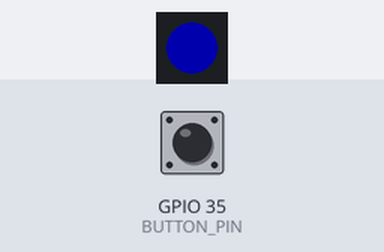
The sketch below on a simulated ESP32. On the bench: 1 RGB LEDs in strip order, left to right. The test bench sets the inputs (shaded band); at power-on: GPIO 35 (BUTTON_PIN) HIGH. Dim RGB values are drawn brighter than linear; WiFi joins after 1.5 s; servers stay silent unless stated; I2S audio is not simulated (input reads silence); what the sketch prints to the serial monitor is not drawn.

Above: at 2.9 s.
3.0 s: GPIO 35 (BUTTON_PIN) pulled LOW for 0.15 s
At 3.1 s:
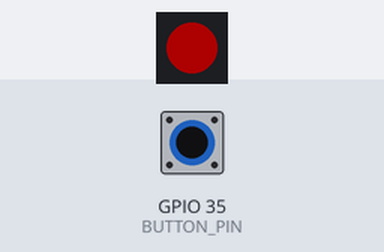
4.7 s: GPIO 35 (BUTTON_PIN) pulled LOW for 3.2 s
At 8.5 s:
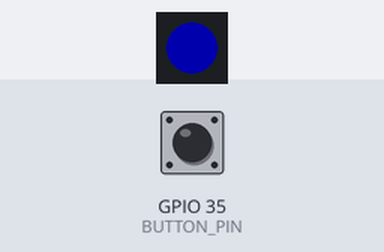
Timing chart, 0 to 10.0 s (numbered marks = the images above; inputs shaded):
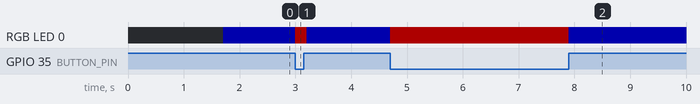

Measured:
- after the input at 3.0 s, RGB LED 0: RGB(0, 0, 50) → RGB(50, 0, 0) at once, → RGB(0, 0, 50) 0.20 s later
- after the input at 4.7 s, RGB LED 0: RGB(0, 0, 50) → RGB(50, 0, 0) at once, → RGB(0, 0, 50) 3.2 s later

The sketch:

code.ino
```cpp
#include <driver/i2s.h>
#include <WiFi.h>
#include <ArduinoWebsockets.h>
#include <Adafruit_NeoPixel.h>


// Shared clock pins
#define I2S_BCK         (GPIO_NUM_5)
#define I2S_WS          (GPIO_NUM_6)

// Separate data pins
#define I2S_SPK_DATA    (GPIO_NUM_7)
#define I2S_MIC_DATA    (GPIO_NUM_17)


#define BUTTON_PIN 35
#define RGB_BUILTIN 48
#define NUM_PIXELS 1

#define I2S_PORT I2S_NUM_0
#define SAMPLE_RATE     44100  // Changed from 16000
#define bufferLen       1024  // Increased from 64
#define bufferCnt       10     // Changed from 8

// Global variables
int16_t sBuffer[bufferLen];
bool isRecording = false;
bool isPlaying = false;
bool isWebSocketConnected = false;

Adafruit_NeoPixel pixels(NUM_PIXELS, RGB_BUILTIN, NEO_GRB + NEO_KHZ800);

const char* ssid = "xxxx";
const char* password = "xxxx";
const char* websocket_server_host = "xxxx";
const uint16_t websocket_server_port = 8888;

using namespace websockets;
WebsocketsClient client;

void updateLED() {
    if (isRecording) {
        pixels.setPixelColor(0, pixels.Color(255, 0, 0));  // Red when recording
    } else if (isPlaying) {
        pixels.setPixelColor(0, pixels.Color(0, 255, 0));  // Green when playing
    } else {
        pixels.setPixelColor(0, pixels.Color(0, 0, 255));  // Blue when idle
    }
    pixels.show();
}


void i2s_install() {
    const i2s_config_t i2s_config = {
        .mode = (i2s_mode_t)(I2S_MODE_MASTER | I2S_MODE_RX | I2S_MODE_TX),
        .sample_rate = 44100,  // Changed from 16000 to 44100
        .bits_per_sample = I2S_BITS_PER_SAMPLE_16BIT,
        .channel_format = I2S_CHANNEL_FMT_ONLY_LEFT,
        .communication_format = I2S_COMM_FORMAT_STAND_I2S,
        .intr_alloc_flags = ESP_INTR_FLAG_LEVEL1,
        .dma_buf_count = 10,   // Changed from 8 to 10 to match ai3.ino
        .dma_buf_len = 1024,
        .use_apll = false,
        .tx_desc_auto_clear = true,
        .fixed_mclk = 0
    };

    esp_err_t result = i2s_driver_install(I2S_PORT, &i2s_config, 0, NULL);
    if (result != ESP_OK) {
        Serial.printf("Error installing I2S driver: %d\n", result);
        while(1);
    }
}

void i2s_setpin() {
    const i2s_pin_config_t pin_config = {
        .bck_io_num = I2S_BCK,         // GPIO 5
        .ws_io_num = I2S_WS,           // GPIO 6
        .data_out_num = I2S_SPK_DATA,  // GPIO 7 (Speaker output)
        .data_in_num = I2S_MIC_DATA    // GPIO 17 (Microphone input)
    };

    esp_err_t result = i2s_set_pin(I2S_PORT, &pin_config);
    if (result != ESP_OK) {
        Serial.printf("Error setting I2S pins: %d\n", result);
        while(1);
    }
}

void onEventsCallback(WebsocketsEvent event, String data) {
    if (event == WebsocketsEvent::ConnectionOpened) {
        Serial.println("Connection Opened");
        isWebSocketConnected = true;
    } else if (event == WebsocketsEvent::ConnectionClosed) {
        Serial.println("Connection Closed");
        isWebSocketConnected = false;
    }
}

void onAudioData(WebsocketsMessage message) {
    if (message.isBinary()) {
        Serial.println("Received audio data chunk");
        isPlaying = true;
        updateLED();

        const uint8_t* audio_data = (const uint8_t*)message.c_str();
        size_t data_length = message.length();

        Serial.printf("Audio chunk size: %d bytes\n", data_length);

        // Write data in smaller chunks
        size_t bytes_written = 0;
        size_t offset = 0;  // Changed from int to size_t
        while (offset < data_length) {
            size_t chunk_size = std::min(size_t(64), data_length - offset);  // Fixed min() call
            uint8_t* chunk = (uint8_t*)audio_data + offset;

            esp_err_t result = i2s_write(I2S_PORT, chunk, chunk_size, &bytes_written, portMAX_DELAY);
            if (result != ESP_OK) {
                Serial.printf("Error during I2S write: %d\n", result);
                break;
            }
            offset += bytes_written;
        }

        Serial.printf("Successfully wrote %d bytes to I2S\n", offset);
        isPlaying = false;
        updateLED();
    }
}

void setup() {
    Serial.begin(115200);

    // Initialize LED
    pixels.begin();
    pixels.setBrightness(50);

    // Initialize button
    pinMode(BUTTON_PIN, INPUT_PULLUP);

    // Connect WiFi
    WiFi.begin(ssid, password);
    while (WiFi.status() != WL_CONNECTED) {
        delay(500);
        Serial.print(".");
    }
    Serial.println("\nWiFi connected");

    // Setup I2S
    i2s_install();
    i2s_setpin();
    i2s_start(I2S_PORT);

    // Setup WebSocket
    client.onEvent(onEventsCallback);
    client.onMessage(onAudioData);

    // Connect WebSocket
    while (!client.connect(websocket_server_host, websocket_server_port, "/")) {
        delay(500);
        Serial.print(".");
    }
    Serial.println("Websocket Connected!");

    // Create microphone task
    xTaskCreatePinnedToCore(micTask, "micTask", 10000, NULL, 1, NULL, 1);

    updateLED();
}

void loop() {
    if (client.available()) {
        client.poll();
    } else if (!isWebSocketConnected) {
        Serial.println("Reconnecting to WebSocket...");
        client.connect(websocket_server_host, websocket_server_port, "/");
        delay(1000);
    }

    // Button handling
    if (digitalRead(BUTTON_PIN) == LOW) {  // Button pressed
        if (!isRecording) {
            isRecording = true;
            updateLED();
            delay(200);  // Debounce
        }
    } else {  // Button released
        if (isRecording) {
            isRecording = false;
            updateLED();
            delay(200);  // Debounce
        }
    }
}

void micTask(void* parameter) {
    size_t bytesIn = 0;
    int16_t samples[1024];

    while (1) {
        if (isRecording && isWebSocketConnected) {
            esp_err_t result = i2s_read(I2S_PORT, &samples, sizeof(samples), &bytesIn, portMAX_DELAY);
            if (result == ESP_OK) {
                // Simplified processing like in ai3.ino
                client.sendBinary((const char*)samples, bytesIn);
            } else {
                Serial.printf("Error reading from I2S: %d\n", result);
            }
        }
        vTaskDelay(1);
    }
}
```
